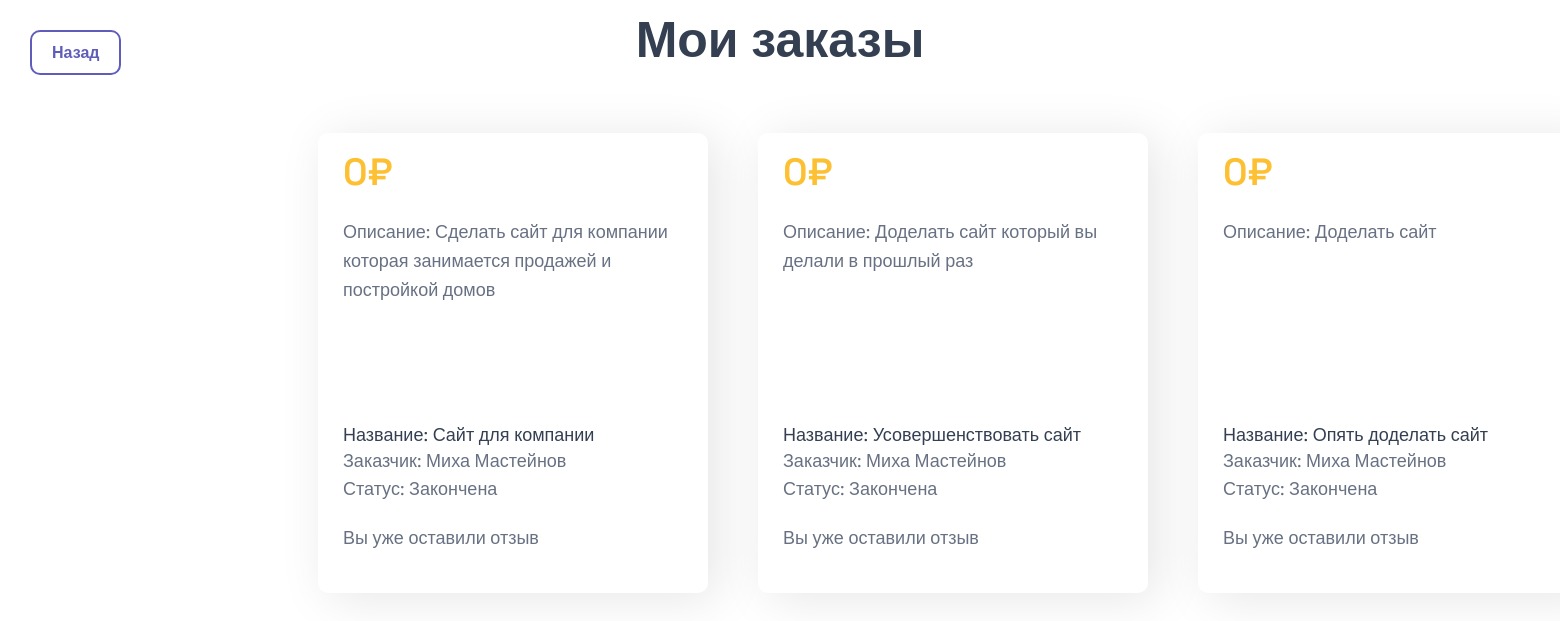
/orders (signed in), run on the app's committed database.
### data/orders.py (models this page shows)
class Order(SqlAlchemyBase, UserMixin, SerializerMixin):
    __tablename__ = 'order'
    id = sqlalchemy.Column(sqlalchemy.Integer, primary_key=True, autoincrement=True)
    name_order = sqlalchemy.Column(sqlalchemy.String, nullable=True)
    text = sqlalchemy.Column(sqlalchemy.String, nullable=True)
    teg = sqlalchemy.Column(sqlalchemy.String, nullable=True)
    user_id = sqlalchemy.Column(sqlalchemy.Integer, sqlalchemy.ForeignKey("users.id"))
    if_finished = sqlalchemy.Column(sqlalchemy.Integer, nullable=True, default=False)
    is_paid = sqlalchemy.Column(sqlalchemy.String, nullable=True, default=False)
    date = sqlalchemy.Column(sqlalchemy.String, nullable=True, default=datetime.datetime.now)
    user = orm.relationship('User')

### data/users.py (models this page shows, shortened)
class User(SqlAlchemyBase, UserMixin, SerializerMixin):
    __tablename__ = 'users'
    id = sqlalchemy.Column(sqlalchemy.Integer, primary_key=True, autoincrement=True)
    login = sqlalchemy.Column(sqlalchemy.String, nullable=True)
    email = sqlalchemy.Column(sqlalchemy.String, index=True, unique=True, nullable=True)
    hashed_password = sqlalchemy.Column(sqlalchemy.String, nullable=True)
    position = sqlalchemy.Column(sqlalchemy.String, nullable=True)
    admin = sqlalchemy.Column(sqlalchemy.Integer, nullable=True)
    invitation_key = sqlalchemy.Column(sqlalchemy.String, nullable=True)
    orders = orm.relationship("Order", back_populates='user')

### server.py (the view)
@app.route("/orders")
def orders():
    db_sess = create_session()
    jobs = db_sess.query(Order).filter(Order.user_id == current_user.id).all()
    review = db_sess.query(Review).filter(Review.order_id).all()
    review = [i.order_id for i in review]
    return render_template("all_order.html", jobs=jobs, names=current_user.login, review=review, title='Работы')

### data/db_session.py (called while the page is built)
def create_session() -> Session:
    global __factory
    return __factory()

### server.py (called while the page is built)
@login_manager.user_loader
def load_user(user_id):
    db_sess = create_session()
    return db_sess.query(User).get(user_id)

### templates/all_order.html (shortened to what this page needs)
<link href="static/css/main.css" rel="stylesheet" type="text/css"/>
{% block content %}
<h1 class="center">Мои заказы</h1>
<div class="container">
    <div class="elements">
        {% for job in jobs %}
        <div class="elem not">
            <div class="dix">
                <div class="stars">
                    <h6>{{ job.is_paid }}₽</h6>
                </div>
                <p>Описание: {{ job.text }}</p>
            </div>
            <div class="eee">
                <div class="who">
                    <p class="fullname">Название: {{ job.name_order }}</p>
                    <p class="status">Заказчик: {{ names }}</p>
                    {% if job.if_finished %}
                    <p class="status">Статус: Закончена</p>
                    {% else %}
                    <p class="status">Статус: Не закончена</p>
                    {% endif %}
                </div>
            <div class="marg">
                {% if job.id in review %}
                <p>Вы уже оставили отзыв</p>
                {% endif%}
            </div>
            </div>
        </div>
        {% endfor %}
    </div>
</div>
<a class="login-button otz" href="/index">Назад</a>
{% endblock %}

### static/css/main.css (style rules this page uses)
p, h1, h2, h3, h4, h5, h6, h7, a { font-family: "Space Grotesk", sans-serif; margin: 0; }
a { text-decoration: none; color: #343F52; }
.login-button { padding: 10px 20px; border-radius: 10px; border: 2px solid #605DBA; color: #605DBA; font-weight: 550; transition: all .19s ease-in; align-items: center; }
.container { padding: 160px 310px; }
h1 { font-family: "Space Grotesk", sans-serif; font-optical-sizing: auto; font-weight: 599; font-size: 50px; font-style: normal; color: #343F52; line-height: 130%; }
.center { text-align: center; width: 950px; }
.stars { display: flex; flex-direction: row; height: 30px; align-items: center; gap: 5px; }
h6 { font-family: "Space Grotesk", sans-serif; font-optical-sizing: auto; font-weight: 599; font-size: 38px; font-style: normal; color: #FCC032; line-height: 130%; }
.elem { display: flex; flex-direction: column; justify-content: space-between; width: 340px; height: 310px; background: #ffffff; padding: 25px; box-shadow: 10px 5px 50px rgba(0,0,0, 0.1); border-radius: 10px; }
.elem p { font-family: "Space Grotesk", sans-serif; font-optical-sizing: auto; font-weight: medium; font-size: 18px; font-style: normal; color: #687183; line-height: 160%; max-height: 145px; overflow: hidden; text-overflow: ellipsis; }
.status { font-size: 16px; line-height: 130%; }
.who .fullname { color: #343F52; line-height: 130%; }
.who { margin-top: 20px; }
.elements { align-items: center; display: flex; flex-direction: row; flex-wrap: wrap; width: 1440px; gap:50px; margin-top: -100px; }
.dix { display: flex; flex-direction: column; gap: 30px; }
.center { margin: 0 auto; }
.otz { position: fixed; top:30px; left: 30px; }
.not { height: 410px; }
.eee { display: flex; flex-direction: column; gap: 20px; }
.marg { margin-bottom: 15px; }

### data on the page
Order: is_paid "0", text "Сделать сайт для компании которая занимается продажей и постройкой домов", name_order "Сайт для компании", if_finished "Статус: Закончена", shows "Вы уже оставили отзыв"
User: login "Миха Мастейнов"
Order: is_paid "0", text "Доделать сайт который вы делали в прошлый раз", name_order "Усовершенствовать сайт", if_finished "Статус: Закончена", shows "Вы уже оставили отзыв"
Order: is_paid "0", text "Доделать сайт", name_order "Опять доделать сайт", if_finished "Статус: Закончена", shows "Вы уже оставили отзыв"
